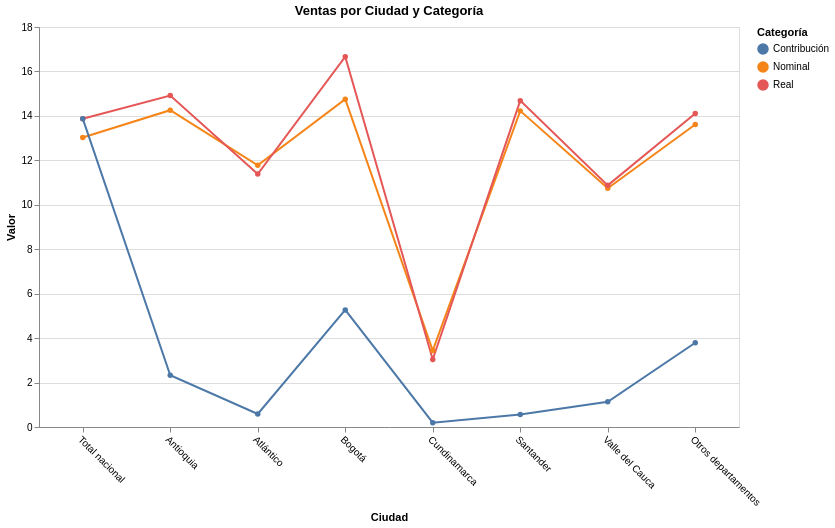

Here is the notebook cell this chart was saved with:
### Code cell
import altair as alt
import pandas as pd


# Conocer cuántos datos null hay en la base de datos
df3.isnull().sum()

#Rellenar las casillas que estén vacías (null)
df3.fillna(method='ffill', inplace=True)
df3.isnull().sum()

# Eliminar duplicados
df3.drop_duplicates(inplace=True)

# Crear gráfico de líneas
line_chart = alt.Chart(df3_long).mark_line(point=True).encode(
    x = alt.X('Ciudad:N', sort=None, axis=alt.Axis(labelAngle=45)),
    y='Valor:Q',
    color='Categoría:N',
    tooltip=['Ciudad', 'Categoría', 'Valor']
).properties(
    width=700,
    height=400,
    title='Ventas por Ciudad y Categoría'
).interactive()

line_chart.show()

### Figure 1 — Vega-Lite specification as saved in the notebook (floating-point values rounded to 4 significant figures)
{"config": {"view": {"continuousWidth": 300, "continuousHeight": 300}}, "data": {"name": "data-6de624a0e43d96d459d68172abf13320"}, "mark": {"type": "line", "point": true}, "encoding": {"color": {"field": "Categoría", "type": "nominal"}, "tooltip": [{"field": "Ciudad", "type": "nominal"}, {"field": "Categoría", "type": "nominal"}, {"field": "Valor", "type": "quantitative"}], "x": {"axis": {"labelAngle": 45}, "field": "Ciudad", "sort": null, "type": "nominal"}, "y": {"field": "Valor", "type": "quantitative"}}, "height": 400, "params": [{"name": "param_14", "select": {"type": "interval", "encodings": ["x", "y"]}, "bind": "scales"}], "title": "Ventas por Ciudad y Categoría", "width": 700, "$schema": "https://vega.github.io/schema/vega-lite/v5.20.1.json", "datasets": {"data-6de624a0e43d96d459d68172abf13320": [{"Ciudad": "Total nacional", "Categoría": "Nominal", "Valor": 13.03}, {"Ciudad": "Antioquia", "Categoría": "Nominal", "Valor": 14.26}, {"Ciudad": "Atlántico", "Categoría": "Nominal", "Valor": 11.78}, {"Ciudad": "Bogotá", "Categoría": "Nominal", "Valor": 14.75}, {"Ciudad": "Cundinamarca", "Categoría": "Nominal", "Valor": 3.442}, {"Ciudad": "Santander", "Categoría": "Nominal", "Valor": 14.23}, {"Ciudad": "Valle del Cauca", "Categoría": "Nominal", "Valor": 10.74}, {"Ciudad": "Otros departamentos", "Categoría": "Nominal", "Valor": 13.61}, {"Ciudad": "Total nacional", "Categoría": "Real", "Valor": 13.87}, {"Ciudad": "Antioquia", "Categoría": "Real", "Valor": 14.92}, {"Ciudad": "Atlántico", "Categoría": "Real", "Valor": 11.38}, {"Ciudad": "Bogotá", "Categoría": "Real", "Valor": 16.66}, {"Ciudad": "Cundinamarca", "Categoría": "Real", "Valor": 3.04}, {"Ciudad": "Santander", "Categoría": "Real", "Valor": 14.69}, {"Ciudad": "Valle del Cauca", "Categoría": "Real", "Valor": 10.87}, {"Ciudad": "Otros departamentos", "Categoría": "Real", "Valor": 14.11}, {"Ciudad": "Total nacional", "Categoría": "Contribución", "Valor": 13.87}, {"Ciudad": "Antioquia", "Categoría": "Contribución", "Valor": 2.33}, {"Ciudad": "Atlántico", "Categoría": "Contribución", "Valor": 0.5872}, {"Ciudad": "Bogotá", "Categoría": "Contribución", "Valor": 5.268}, {"Ciudad": "Cundinamarca", "Categoría": "Contribución", "Valor": 0.1955}, {"Ciudad": "Santander", "Categoría": "Contribución", "Valor": 0.5657}, {"Ciudad": "Valle del Cauca", "Categoría": "Contribución", "Valor": 1.137}, {"Ciudad": "Otros departamentos", "Categoría": "Contribución", "Valor": 3.79}]}}
